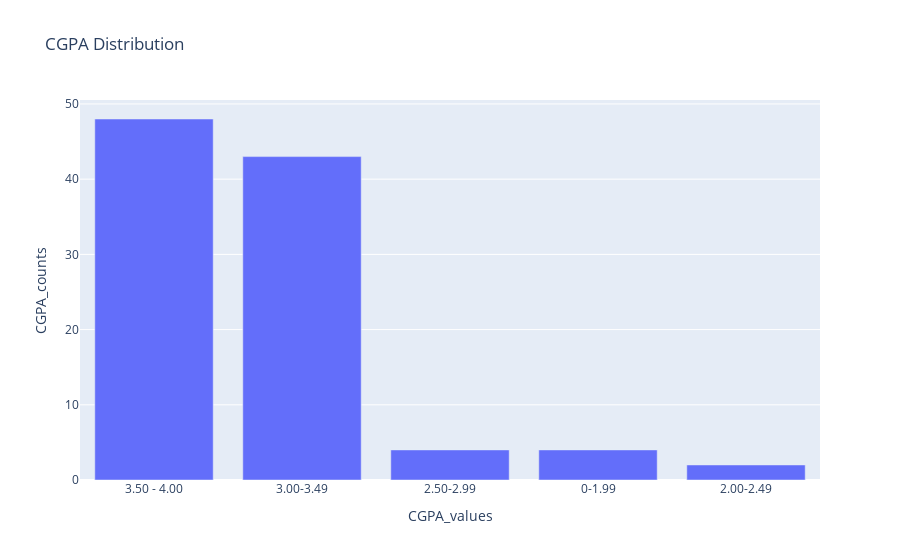

The cell this chart's notebook holds for it:
### Code cell
data = {"CGPA_values": ["3.50 - 4.00", "3.00-3.49", "2.50-2.99", "0-1.99","2.00-2.49"],
        "CGPA_counts": [48,43,4,4,2]}   

fig = px.bar(data, x = "CGPA_values", y = "CGPA_counts", title = "CGPA Distribution")
fig.update_layout(legend_title_text = "CGPA")
fig.show() 
# CGPA Distribution -> 3.50 ~ 4.0 비율 many

### Figure 1 — Plotly figure (JSON) as saved in the notebook; plotly's stock layout.template omitted (floating-point values rounded to 4 significant figures)
{"data": [{"alignmentgroup": "True", "hovertemplate": "CGPA_values=%{x}<br>CGPA_counts=%{y}<extra></extra>", "legendgroup": "", "marker": {"color": "#636efa", "pattern": {"shape": ""}}, "name": "", "offsetgroup": "", "orientation": "v", "showlegend": false, "textposition": "auto", "type": "bar", "x": ["3.50 - 4.00", "3.00-3.49", "2.50-2.99", "0-1.99", "2.00-2.49"], "xaxis": "x", "y": [48, 43, 4, 4, 2], "yaxis": "y"}], "layout": {"barmode": "relative", "legend": {"title": {"text": "CGPA"}, "tracegroupgap": 0}, "title": {"text": "CGPA Distribution"}, "xaxis": {"anchor": "y", "domain": [0, 1], "title": {"text": "CGPA_values"}}, "yaxis": {"anchor": "x", "domain": [0, 1], "title": {"text": "CGPA_counts"}}}}
